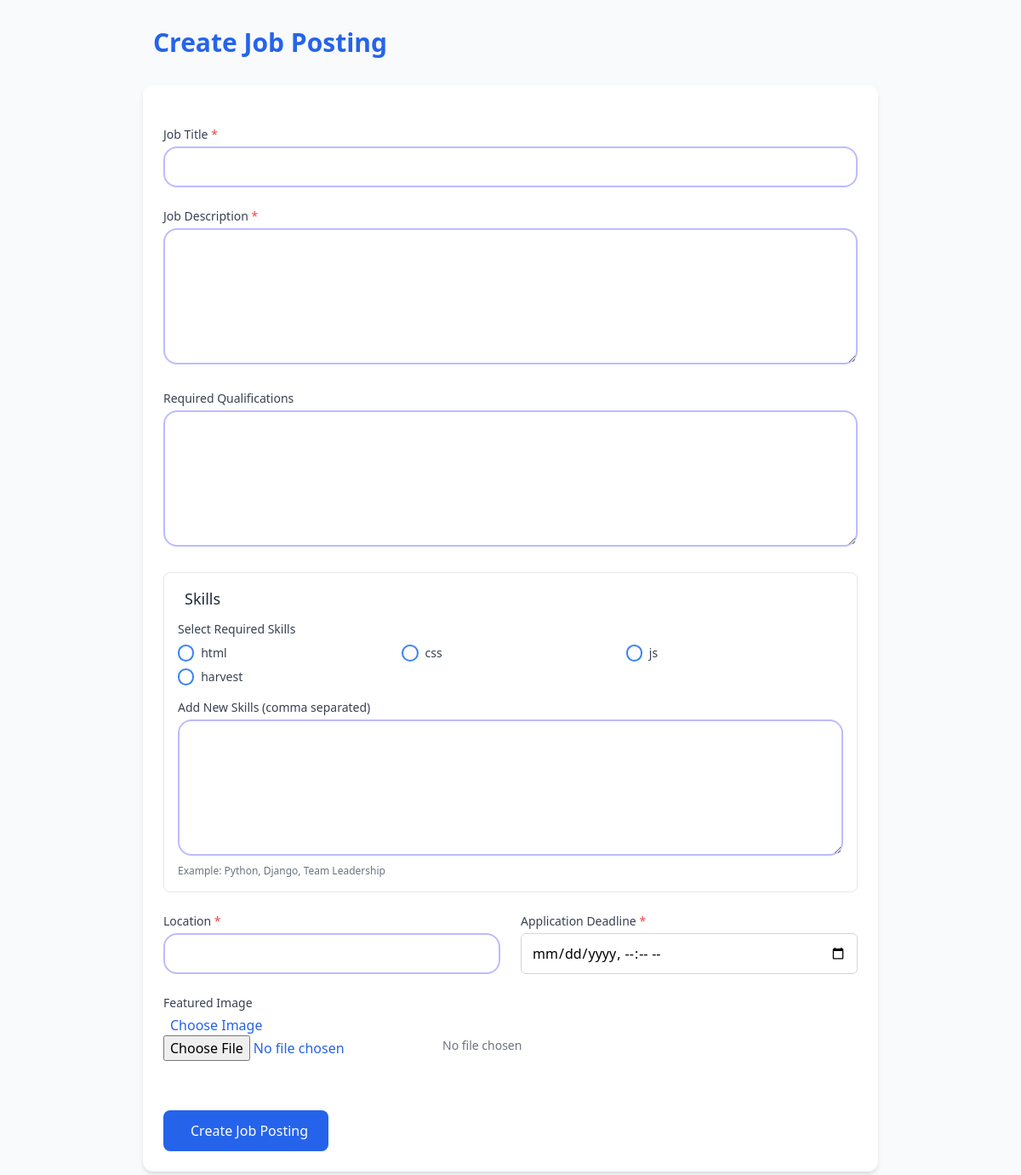
Page /jobs/3/create/ (signed in) on the committed database.
### jobs/models.py (models this page shows)
class Skill(models.Model):
    name = models.CharField(max_length=50)
    def __str__(self):
        return self.name

### jobs/views.py (the view)
# urls.py: path('<int:org_id>/create/', views.job_posting_create, name='job_posting_create'),
@login_required
def job_posting_create(request, org_id=None):
    if org_id:
        organization = get_object_or_404(Organization, id=org_id)
        hr_role = OrganizationHR.objects.filter(
            user=request.user,
            organization=organization,
            is_active=True,
            can_post_jobs=True
        ).first()
        if not hr_role and request.user != organization.user:
            return redirect('index_dashboard')
    else:
        try:
            organization = request.user.organization
        except Organization.DoesNotExist:
            return redirect('index_dashboard')
    if request.method == 'POST':
        form = JobPostingForm(request.POST, request.FILES)
        if form.is_valid():
            job_posting = form.save(commit=False)
            job_posting.organization = organization
            job_posting.posted_by = request.user  # Track which HR created this
            job_posting.save()
            form.save_m2m()
            new_skills = form.cleaned_data['new_skills']
            if new_skills:
                for skill_name in [s.strip() for s in new_skills.split(',')]:
                    skill, _ = Skill.objects.get_or_create(name=skill_name)
                    job_posting.required_skills.add(skill)
            required_skills_ids = job_posting.required_skills.values_list('id', flat=True)
            users = Profile.objects.filter(skills__id__in=required_skills_ids).distinct()
            for profile in users:
                matching_skills = profile.skills.filter(id__in=required_skills_ids)
                skill_names = ", ".join([skill.name for skill in matching_skills])
                Notification.objects.create(
                    user=profile.user,
                    message=f"A new job posting matches your skills: {job_posting.title}. Matching skills: {skill_names}."
                )
            return redirect('organization_dashboard_specific', org_id=organization.id)
    else:
        form = JobPostingForm()
    return render(request, 'jobs/job_posting_create.html', {
        'form': form,
        'organization': organization
    })

### jobs/forms.py
class JobPostingForm(forms.ModelForm):
    application_deadline = forms.DateTimeField(
        widget=forms.DateTimeInput(attrs={'type': 'datetime-local'}),
        input_formats=['%Y-%m-%dT%H:%M'],
    )
    required_skills = forms.ModelMultipleChoiceField(queryset=Skill.objects.all(), widget=forms.CheckboxSelectMultiple, required=False)
    new_skills = forms.CharField(widget=forms.Textarea, required=False, help_text="Enter new skills separated by commas")
    class Meta:
        model = JobPosting
        fields = ['title', 'description', 'required_qualifications', 'required_skills', 'new_skills', 'location', 'application_deadline', 'job_post_image']

### jobs/templates/jobs/job_posting_create.html (shortened to what this page needs)
{% load static tailwind_tags %}
<!DOCTYPE html>
<html lang="en">
<head>
    {% tailwind_css %}
    <link href="https://cdn.jsdelivr.net/npm/remixicon@3.5.0/fonts/remixicon.css" rel="stylesheet">
</head>
<body class="bg-gray-50 min-h-screen">
    <div class="max-w-4xl mx-auto px-4 py-8">
        <div class="flex justify-between items-center mb-8">
            <h1 class="text-3xl font-bold text-blue-600 flex items-center">
                Create Job Posting
            </h1>
        </div>
        <div class="bg-white rounded-xl shadow-md overflow-hidden p-6">
            <form method="post" enctype="multipart/form-data" class="space-y-6">
                <div>
                    <label for="id_title" class="block text-sm font-medium text-gray-700 mb-1">
                        Job Title <span class="text-red-500">*</span>
                    </label>
                    {{ form.title }}
                </div>
                <div>
                    <label for="id_description" class="block text-sm font-medium text-gray-700 mb-1">
                        Job Description <span class="text-red-500">*</span>
                    </label>
                    {{ form.description }}
                </div>
                <div>
                    <label for="id_required_qualifications" class="block text-sm font-medium text-gray-700 mb-1">
                        Required Qualifications
                    </label>
                    {{ form.required_qualifications }}
                </div>
                <div class="border border-gray-200 rounded-lg p-4">
                    <h3 class="text-lg font-medium text-gray-800 mb-3 flex items-center">
                         Skills
                    </h3>
                    <div class="mb-4">
                        <label class="block text-sm font-medium text-gray-700 mb-2">
                            Select Required Skills
                        </label>
                        <div class="checkbox-grid">
                            {% for skill in form.required_skills %}
                            <div class="checkbox-item">
                                {{ skill.tag }}
                                <label for="{{ skill.id_for_label }}" class="ml-2 text-sm text-gray-700">
                                    {{ skill.choice_label }}
                                </label>
                            </div>
                            {% endfor %}
                        </div>
                    </div>
                    <div>
                        <label for="id_new_skills" class="block text-sm font-medium text-gray-700 mb-1">
                            Add New Skills (comma separated)
                        </label>
                        {{ form.new_skills }}
                        <p class="mt-1 text-xs text-gray-500">Example: Python, Django, Team Leadership</p>
                    </div>
                </div>
                <div class="grid grid-cols-1 md:grid-cols-2 gap-6">
                    <div>
                        <label for="id_location" class="block text-sm font-medium text-gray-700 mb-1">
                            Location <span class="text-red-500">*</span>
                        </label>
                        {{ form.location }}
                    </div>
                    <div>
                        <label for="id_application_deadline" class="block text-sm font-medium text-gray-700 mb-1">
                            Application Deadline <span class="text-red-500">*</span>
                        </label>
                        {{ form.application_deadline }}
                    </div>
                </div>
                <div>
                    <label for="id_job_post_image" class="block text-sm font-medium text-gray-700 mb-1">
                        Featured Image
                    </label>
                    <div class="mt-1 flex items-center">
                        <label class="cursor-pointer bg-white rounded-md font-medium text-blue-600 hover:text-blue-500 focus-within:outline-none">
                            <span class="flex items-center">
                                Choose Image
                            </span>
                            {{ form.job_post_image }}
                        </label>
                        <span id="file-name" class="ml-4 text-sm text-gray-500">No file chosen</span>
                    </div>
                </div>
                <div class="pt-4">
                    <button type="submit"
                            class="w-full md:w-auto px-6 py-3 bg-blue-600 hover:bg-blue-700 text-white font-medium rounded-lg shadow-sm transition-colors flex items-center justify-center">
                         Create Job Posting
                    </button>
                </div>
            </form>
        </div>
    </div>
</body>
</html>

### jobs/templates/jobs/job_posting_create.html (style rules this page uses)
input,textarea { border: 2px solid #bcbbff; border-radius: 1rem; width: 100%; padding: 2rem; outline: none; }
input[type=text] { border-radius: 1rem; border: 2px solid #bcbbff; }
input { height: 3rem; }
textarea { height: 10rem; }
.checkbox-grid { display: grid; grid-template-columns: repeat(auto-fill, minmax(200px, 1fr)); gap: 0.5rem; }
input[type=checkbox] { appearance: none; width: 1.2rem; height: 1.2rem; border-radius: 9999px; border: 2px solid #3b82f6; background-color: white; cursor: pointer; position: relative; transition: all 0.2s ease-in-out; }
.checkbox-item { display: flex; align-items: center; }

### rows in the picture
Skill: choice_label "html"
Skill: choice_label "css"
Skill: choice_label "js"
Skill: choice_label "harvest"
